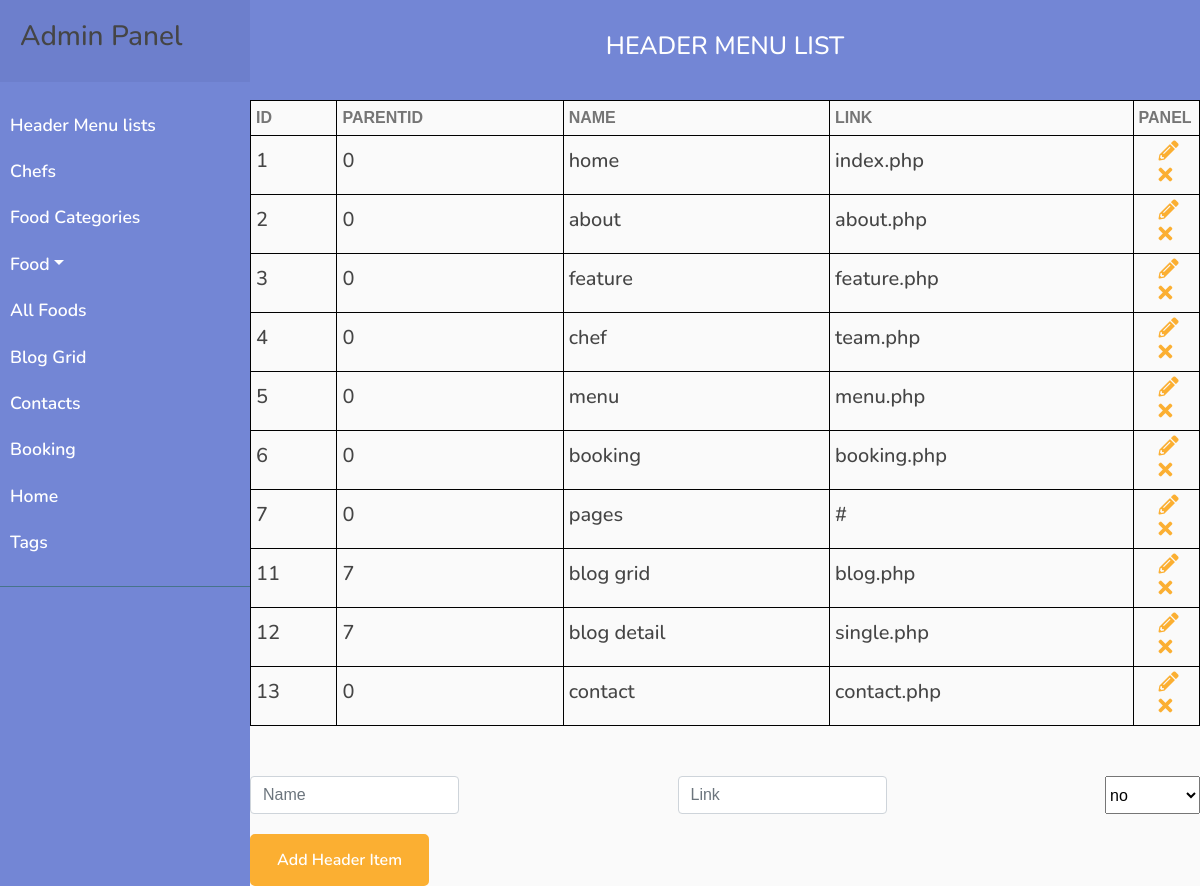
The app's page /php/admin/index.php, older data.
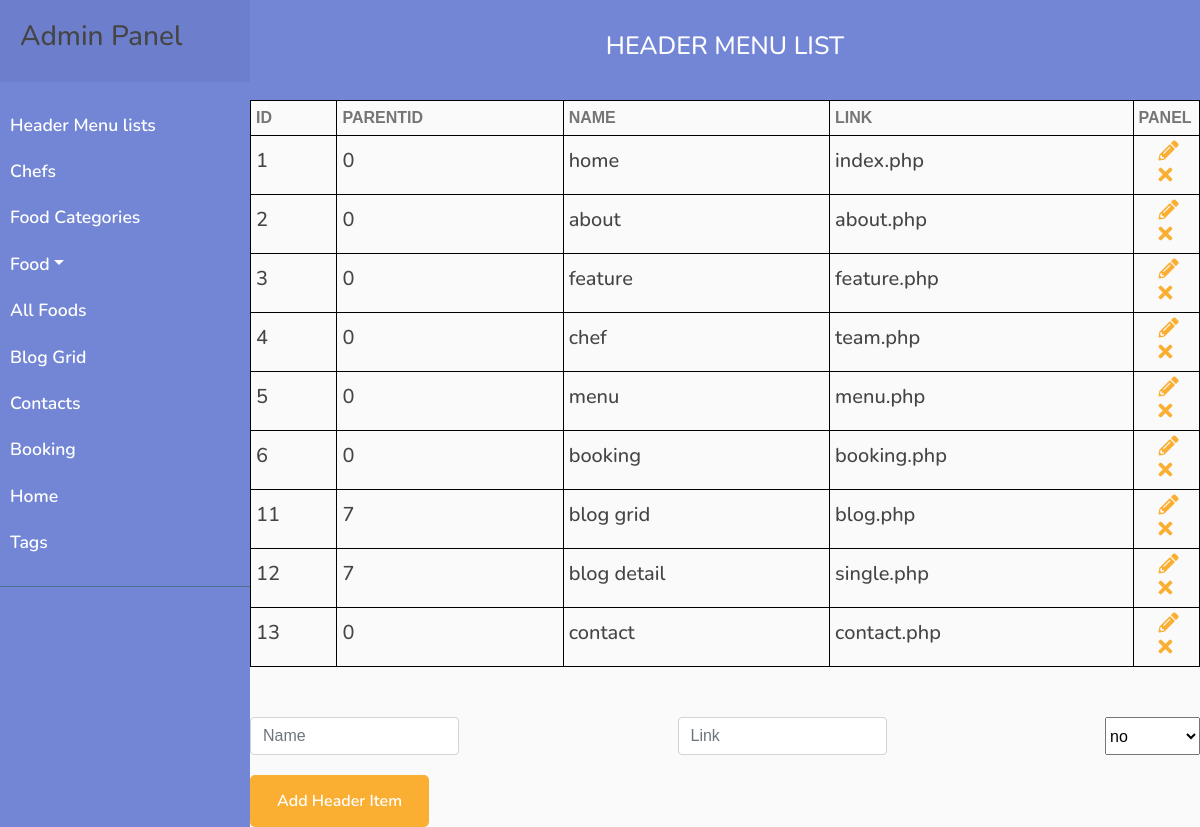
The same page, newer data.
### tables this page shows
CREATE TABLE `header_list` (
  `id` int(16) NOT NULL,
  `parent_id` int(16) NOT NULL,
  `name` varchar(128) NOT NULL,
  `link` varchar(128) NOT NULL
);

### php/admin/index.php (the view, shortened to what this page needs)
<!DOCTYPE html>
<html lang="en">
<head>
    <link href="https://stackpath.bootstrapcdn.com/bootstrap/4.4.1/css/bootstrap.min.css" rel="stylesheet">
    <link href="https://cdnjs.cloudflare.com/ajax/libs/font-awesome/5.10.0/css/all.min.css" rel="stylesheet">
    <link href="../../lib/animate/animate.min.css" rel="stylesheet">
    <link href="../../lib/owlcarousel/assets/owl.carousel.min.css" rel="stylesheet">
    <link href="../../lib/flaticon/font/flaticon.css" rel="stylesheet">
    <link href="../../lib/tempusdominus/css/tempusdominus-bootstrap-4.min.css" rel="stylesheet" />
    <link href="../../css/style.css" rel="stylesheet">
</head>
<body>
    <div class="admin">
        <?php
        require_once "../../components/adminFoodNav.php";
        ?>
        <div class="admin__section admin__section_header-list">
            <div class="admin__section_head">
                <h3 class="admin__section_title">header menu list</h3>
            </div>
            <div class="admin__section_content">
                <div class="admin__contact">
                    <table class="admin__table">
                        <tr>
                            <th class="admin__table_title">id</th>
                            <th class="admin__table_title">parentId</th>
                            <th class="admin__table_title">name</th>
                            <th class="admin__table_title">link</th>
                            <th class="admin__table_title">panel</th>
                        </tr>
                        <?php
                        $query = "SELECT * FROM header_list";
                        $result = mysqli_query($mysqli, $query);
                        while ($row = mysqli_fetch_assoc($result)) {
                        ?>
                            <tr class="admin__section_item">
                                <td class="admin__section_item_td">
                                    <h3 class="admin__section_item_name"><?php echo $row['id'] ?></h3>
                                </td>
                                <td class="admin__section_item_td">
                                    <h3 class="admin__section_item_name"><?php echo $row['parent_id'] ?></h3>
                                </td>
                                <td class="admin__section_item_td">
                                    <h3 class="admin__section_item_name"><?php echo $row['name'] ?></h3>
                                </td>
                                <td class="admin__section_item_td">
                                    <h3 class="admin__section_item_pos"><?php echo $row['link'] ?></h3>
                                </td>
                                <td class="admin__section_item_td">
                                    <a href="?id=<?php echo $row["id"] ?>">
                                        <i class="example__class admin__icon fas fa-pencil-alt"></i>
                                    </a>
                                    <a href="./headerList/remove.php?id=<?php echo $row["id"] ?>">
                                        <i class="admin__icon fas fa-times"></i>
                                    </a>
                                </td>
                            </tr>
                        <?php } ?>
                    </table>
                </div>
                <?php
                $id = '';
                $name = '';
                $link = '';
                ?>
                <form class="admin__form"
                action="<?php if (isset($_GET['id'])) {echo './headerList/update.php?id=' . $id;} else {echo './headerList/insert.php';} ?>"
                method="POST">
                    <div class="form__flex">
                        <input class="admin__inp admin__inp_header form-control" type="text" name="name" value="<?php echo $name ?>" placeholder="Name" required>
                        <input class="admin__inp admin__inp_header form-control" type="text" name="link" value="<?php echo $link ?>" placeholder="Link" required>
                        <select id="parentId" name="parentId">
                            <option value="0">no</option>
                        </select>
                    </div>
                    <div>
                        <button class="btn custom-btn admin__form_btn">Add Header Item</button>
                    </div>
                </form>
            </div>
        </div>
    </div>
</body>
</html>

Row changes from the older to the newer data that the page shows:
removed header_list: id "7", parent "0", name "pages", link "#"
